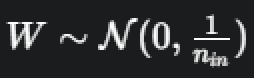
#> input picture Machine Learning/Deep Learning/Weight Initialization/images/lecun-normal.png, 127 x 39 px (shown 2 times larger)
$ jupyter execute 'LeCun initialization.ipynb'
#> lines starting #> are read from the running program, lines starting #| are printed output that depends on the picture
1. [LeCun Weight Initialization](#lecun-weight-initialization)

#### LeCun Weight Initialization:
- there are 2 types of distribution part of lecun weight initialization technique
    - normal and uniform
- the weights for neural network are chosen between the ranges shown below for normal and uniform distribution
- lecun can be used with SELU, sigmoid and tanh activation functions, but for relu it might lead to vanishing gradient scenarios

LeCun Normal:

[cell 1]
from PIL import Image
from IPython.display import display

img = Image.open('images/lecun-normal.png')
#> img is the input picture: PIL image 127x39 RGBA; mean R, G, B, A 47, 47.9, 48.8, 255
new_image = img.resize((190, 60))
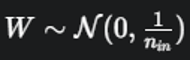
#> new_image: PIL image 190x60 RGBA; mean R, G, B, A 47, 47.9, 48.8, 255
display(new_image)

LeCun Uniform:

[cell 2]
from PIL import Image
from IPython.display import display

img = Image.open('images/lecun-uniform.png')
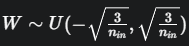
#> input picture Machine Learning/Deep Learning/Weight Initialization/images/lecun-uniform.png, 189 x 46 px
#> img is the input picture: PIL image 189x46 RGBA; mean R, G, B, A 44.4, 45.3, 46.2, 255
new_image = img.resize((290, 100))
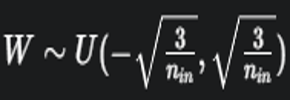
#> new_image: PIL image 290x100 RGBA; mean R, G, B, A 44.3, 45.3, 46.2, 255
display(new_image)
